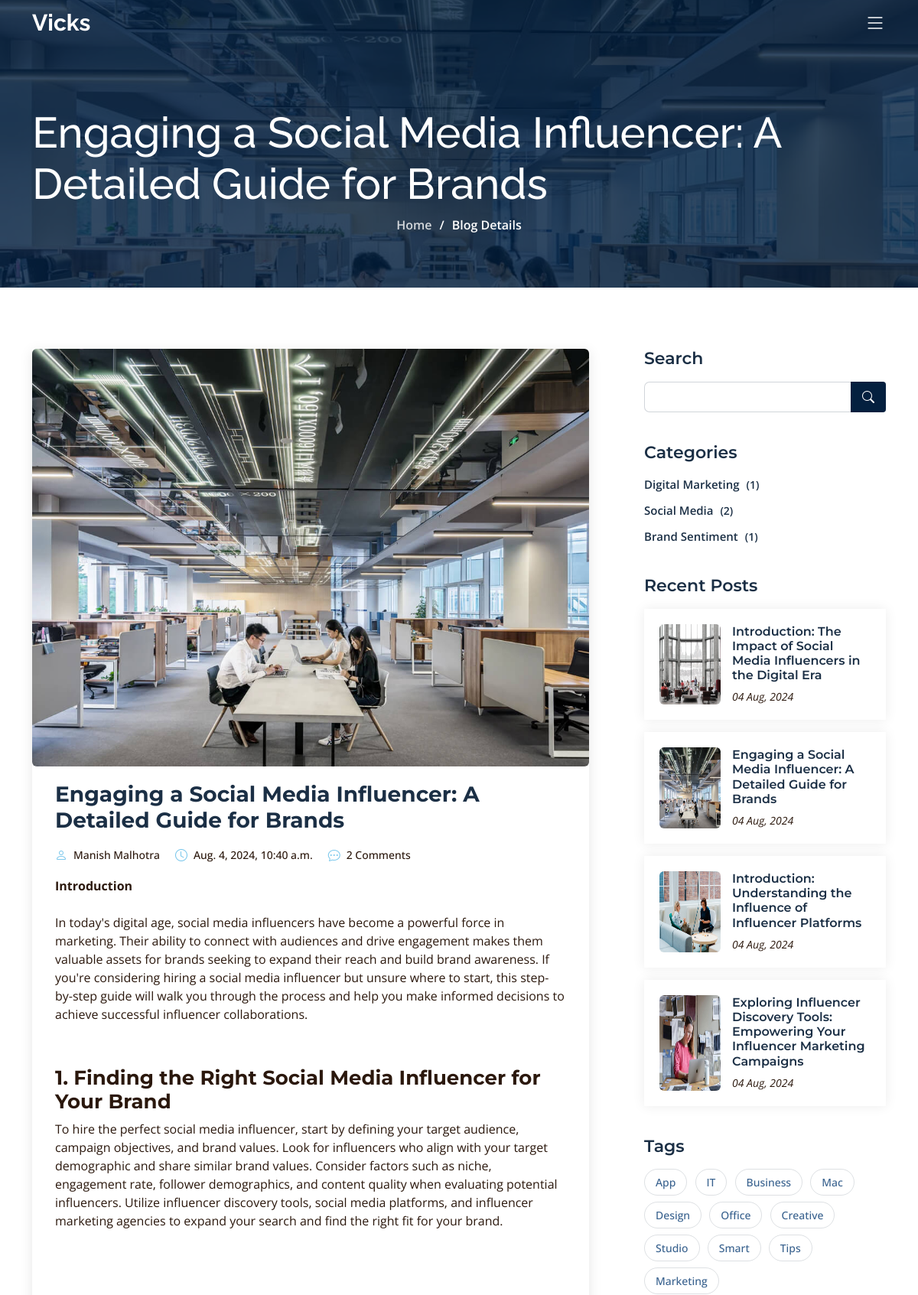
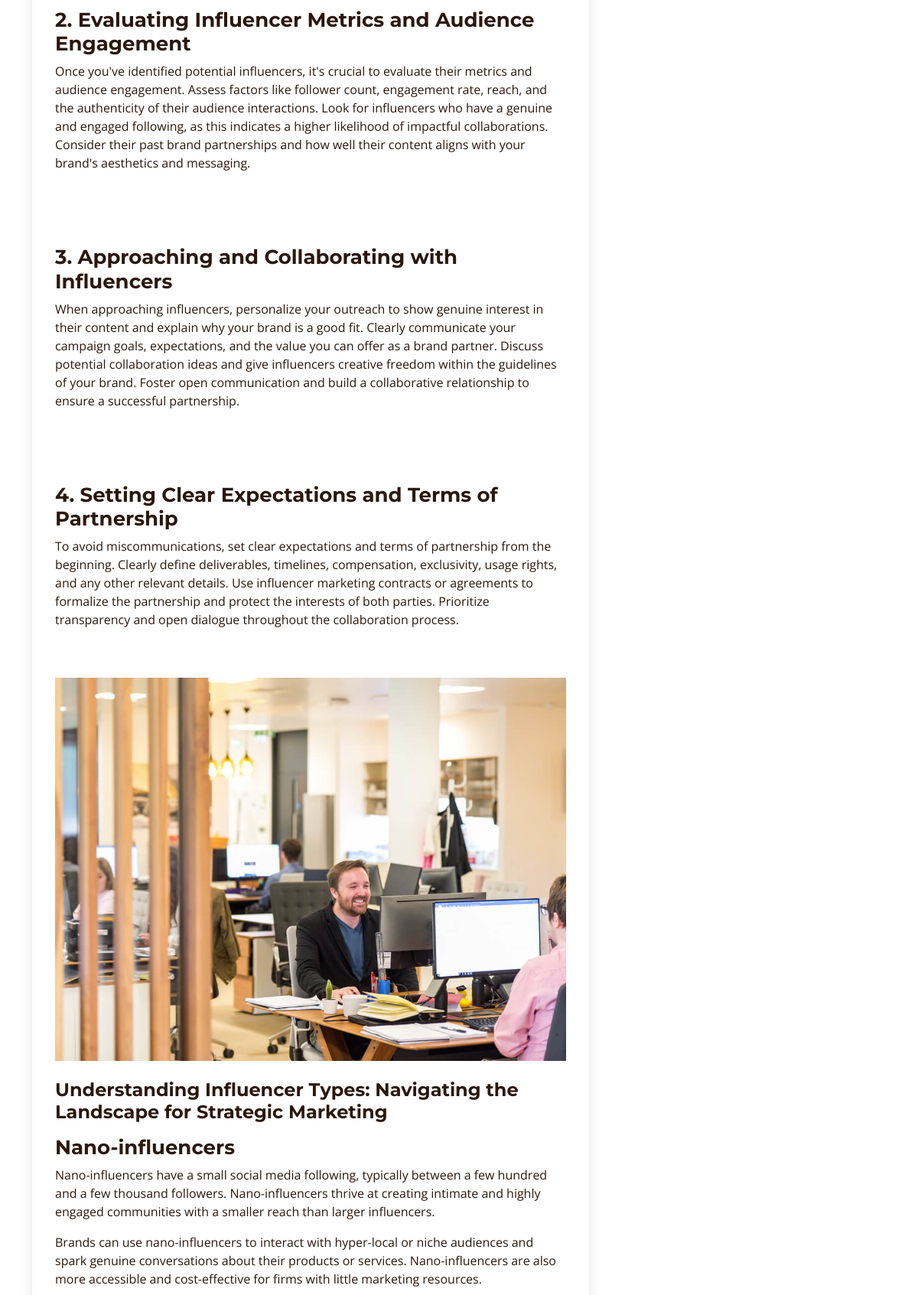
Page /blogs/engaging-a-social-media-influencer-a-detailed-guide-for-brands/ (upper part) on the committed database (2 pictures, top to bottom).
### blog/models.py (models this page shows, shortened)
class Article(models.Model):
    meta_title = models.CharField(max_length=255)
    meta_description = models.TextField()
    meta_keywords = models.TextField()
    article_slug = models.SlugField(unique=True, max_length=255)
    author_name = models.CharField(max_length=255)
    article_title_h1 = models.CharField(max_length=255)
    category_name = models.ForeignKey('BlogCategory', on_delete=models.CASCADE)
    article_short_description = models.CharField(max_length=200)
    article_date = models.DateTimeField(default=timezone.now, blank=True, null=True)
    thoughts = models.TextField()
    description = RichTextField()
    image = models.ImageField(upload_to='article_images/')

class ArticleDetails(models.Model):
    article = models.ForeignKey(Article, on_delete=models.CASCADE)
    title = models.CharField(max_length=255)
    description = RichTextField()
    image = models.ImageField(upload_to='article_images/')

class BlogCategory(models.Model):
    category_name = models.CharField(max_length=255)
    def article_count(self):
        return self.article_set.count()

### blog/views.py (the view)
# urls.py: path('blogs/<slug:article_slug>/', blog_views.blog_details, name='article_detail'),
def blog_details(request, article_slug):
    article = get_object_or_404(Article, article_slug=article_slug)
    recent_posts = Article.objects.all().order_by('-article_date')[:10]
    categories = BlogCategory.objects.all()
    comments = article.comments.filter(active=True)
    new_comment = None
    if request.method == 'POST':
        comment_form = CommentForm(data=request.POST)
        if comment_form.is_valid():
            new_comment = comment_form.save(commit=False)
            new_comment.article = article
            new_comment.save()
            return redirect('article_detail', article_slug=article_slug)
    else:
        comment_form = CommentForm()
    return render(request, 'blog-details.html', {
        'article': article,
        'recent_posts': recent_posts,
        'comments': comments,
        'categories': categories,
        'new_comment': new_comment,
        'comment_form': comment_form
    })

### blog/forms.py
class CommentForm(forms.ModelForm):
    class Meta:
        model = Comment
        fields = ('name', 'email', 'body')

### blog/templates/blog-details.html (shortened to what this page needs)
{% extends "base.html" %}
{% load static %}
{% block content %}
<div class="breadcrumbs d-flex align-items-center" style="background-image: url('{{ article.image.url }}');">
  <div class="container position-relative d-flex flex-column align-items-center">
    <h2>{{ article.article_title_h1 }}</h2>
    <ol>
      <li><a href="/">Home</a></li>
      <li>Blog Details</li>
    </ol>
  </div>
</div>
<section id="blog" class="blog">
  <div class="container" data-aos="fade-up">
    <div class="row g-5">
      <div class="col-lg-8" data-aos="fade-up" data-aos-delay="200">
        <article class="blog-details">
          <div class="post-img">
            <img src="{{ article.image.url }}" alt="{{ article.article_title_h1 }}" class="img-fluid rounded">
          </div>
          <h2 class="title">{{ article.article_title_h1 }}</h2>
          <div class="meta-top">
            <ul>
              <li class="d-flex align-items-center"><i class="bi bi-person"></i> <a href="#">{{ article.author_name }}</a></li>
              <li class="d-flex align-items-center"><i class="bi bi-clock"></i> <a href="#"><time datetime="{{ article.article_date }}">{{ article.article_date }}</time></a></li>
              <li class="d-flex align-items-center"><i class="bi bi-chat-dots"></i> <a href="#">{{ comments.count }} Comments</a></li>
            </ul>
          </div>
          <div class="content">
            {{ article.description|safe }}
          </div>
          <br><br>
          {% for detail in article.articledetails_set.all %}
          {% if detail.image %}
          <img src="{{ detail.image.url }}" class="img-fluid" alt="">
          {% endif %}
          <br><br>
          <h3>{{ detail.title }}</h3>
          <p>{{ detail.description|safe }}</p>
          {% endfor %}
        </article>
      </div>
      <div class="col-lg-4" data-aos="fade-up" data-aos-delay="400">
        <div class="sidebar ps-lg-4">
          <div class="sidebar-item search-form">
            <h3 class="sidebar-title">Search</h3>
            <form action="" class="mt-3">
              <input type="text">
              <button type="submit"><i class="bi bi-search"></i></button>
            </form>
          </div>
          <div class="sidebar-item categories">
              <h3 class="sidebar-title">Categories</h3>
              <ul class="mt-3">
                  {% for category in categories %}
                      <li><a href="/category/{{ category.category_name }}/">{{ category.category_name }} <span>({{ category.article_count }})</span></a></li>
                  {% endfor %}
              </ul>
          </div>
          <div class="sidebar-item recent-posts">
            <h3 class="sidebar-title">Recent Posts</h3>
            <div class="mt-3">
              {% for recent_post in recent_posts %}
              <div class="post-item mt-3">
                <img src="{{ recent_post.image.url }}" alt="" class="flex-shrink-0">
                <div>
                  <h4><a href="{% url 'article_detail' recent_post.article_slug %}">{{ recent_post.article_title_h1 }}</a></h4>
                  <time datetime="{{ recent_post.article_date }}">{{ recent_post.article_date|date:"d M, Y" }}</time>
                </div>
              </div>
              {% endfor %}
            </div>
          </div>
          <div class="sidebar-item tags">
            <h3 class="sidebar-title">Tags</h3>
            <ul class="mt-3">
              <li><a href="#">App</a></li>
              <li><a href="#">IT</a></li>
              <li><a href="#">Business</a></li>
              <li><a href="#">Mac</a></li>
              <li><a href="#">Design</a></li>
              <li><a href="#">Office</a></li>
              <li><a href="#">Creative</a></li>
              <li><a href="#">Studio</a></li>
              <li><a href="#">Smart</a></li>
              <li><a href="#">Tips</a></li>
              <li><a href="#">Marketing</a></li>
            </ul>
          </div>
        </div>
      </div>
    </div>
  </div>
</section>
{% endblock %}

### rows in the picture
Article: image (picture), article_title_h1 "Engaging a Social Media Influencer: A Detailed Guide for Brands", author_name "Manish Malhotra", article_date "Aug. 4, 2024, 10:40 a.m.", description "Introduction In today's digital age, social media influencers have become a powerful force in marketing. Their ability to connect with audiences and drive engagement makes them valuable assets for brands seeking to expand their reach and build brand awareness. If you're considering hiring a social media influencer but unsure where to start, this step-by-step guide will walk you through the process and help you make informed decisions to achieve successful influencer collaborations. 1. Finding the Right Social Media Influencer for Your Brand To hire the perfect social media influencer, start by defining your target audience, campaign objectives, and brand values. Look for influencers who…", article_date "04 Aug, 2024"
ArticleDetails: image (picture), title "Understanding Influencer Types: Navigating the Landscape for Strategic Marketing", description "Nano-influencers Nano-influencers have a small social media following, typically between a few hundred and a few thousand followers. Nano-influencers thrive at creating intimate and highly engaged communities with a smaller reach than larger influencers. Brands can use nano-influencers to interact with hyper-local or niche audiences and spark genuine conversations about their products or services. Nano-influencers are also more accessible and cost-effective for firms with little marketing resources."
BlogCategory: category_name "Digital Marketing", article_count "1"
BlogCategory: category_name "Social Media", article_count "2"
BlogCategory: category_name "Brand Sentiment", article_count "1"
Article: image (picture), article_title_h1 "Introduction: The Impact of Social Media Influencers in the Digital Era", article_date "04 Aug, 2024"
Article: image (picture), article_title_h1 "Introduction: Understanding the Influence of Influencer Platforms", article_date "04 Aug, 2024"
Article: image (picture), article_title_h1 "Exploring Influencer Discovery Tools: Empowering Your Influencer Marketing Campaigns", article_date "04 Aug, 2024"

### other values in the picture
{{ comments.count }} "2"
